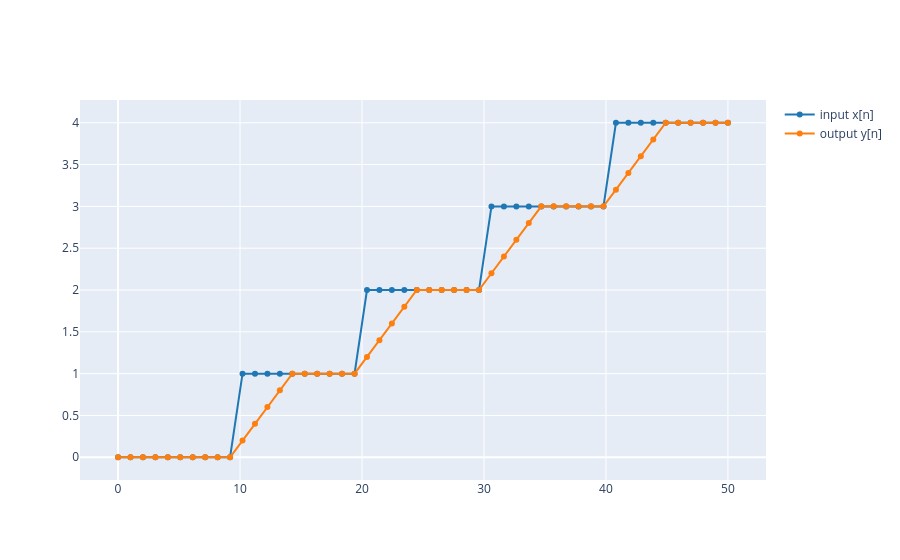

The cell this chart's notebook holds for it:
### Markdown cell above
1.3 Run the example above using the `averaging_filter` instead. Change the number N to different values and explain what happen.

### Code cell
fs = 1
x = [np.floor(x/10) for x in range(50)]

b = np.array([1.0/3, 1.0/3, 1.0/3])

N = 5
y = averaging_filter(x, N)

plot_signals([x, y], fs, name=['input x[n]', 'output y[n]'], mode='lines+markers')

### Figure 1 — Plotly figure (JSON) as saved in the notebook; plotly's stock layout.template omitted (floating-point values rounded to 4 significant figures)
{"data": [{"line": {"color": "#1f77b4", "shape": "linear"}, "mode": "lines+markers", "name": "input x[n]", "type": "scatter", "x": [0.0, 1.02, 2.041, 3.061, 4.082, 5.102, 6.122, 7.143, 8.163, 9.184, 10.2, 11.22, 12.24, 13.27, 14.29, 15.31, 16.33, 17.35, 18.37, 19.39, 20.41, 21.43, 22.45, 23.47, 24.49, 25.51, 26.53, 27.55, 28.57, 29.59, 30.61, 31.63, 32.65, 33.67, 34.69, 35.71, 36.73, 37.76, 38.78, 39.8, 40.82, 41.84, 42.86, 43.88, 44.9, 45.92, 46.94, 47.96, 48.98, 50.0], "y": [0, 0, 0, 0, 0, 0, 0, 0, 0, 0, 1, 1, 1, 1, 1, 1, 1, 1, 1, 1, 2, 2, 2, 2, 2, 2, 2, 2, 2, 2, 3, 3, 3, 3, 3, 3, 3, 3, 3, 3, 4, 4, 4, 4, 4, 4, 4, 4, 4, 4]}, {"line": {"color": "#ff7f0e", "shape": "linear"}, "mode": "lines+markers", "name": "output y[n]", "type": "scatter", "x": [0.0, 1.02, 2.041, 3.061, 4.082, 5.102, 6.122, 7.143, 8.163, 9.184, 10.2, 11.22, 12.24, 13.27, 14.29, 15.31, 16.33, 17.35, 18.37, 19.39, 20.41, 21.43, 22.45, 23.47, 24.49, 25.51, 26.53, 27.55, 28.57, 29.59, 30.61, 31.63, 32.65, 33.67, 34.69, 35.71, 36.73, 37.76, 38.78, 39.8, 40.82, 41.84, 42.86, 43.88, 44.9, 45.92, 46.94, 47.96, 48.98, 50.0], "y": [0.0, 0.0, 0.0, 0.0, 0.0, 0.0, 0.0, 0.0, 0.0, 0.0, 0.2, 0.4, 0.6, 0.8, 1.0, 1.0, 1.0, 1.0, 1.0, 1.0, 1.2, 1.4, 1.6, 1.8, 2.0, 2.0, 2.0, 2.0, 2.0, 2.0, 2.2, 2.4, 2.6, 2.8, 3.0, 3.0, 3.0, 3.0, 3.0, 3.0, 3.2, 3.4, 3.6, 3.8, 4.0, 4.0, 4.0, 4.0, 4.0, 4.0]}], "layout": {}}
